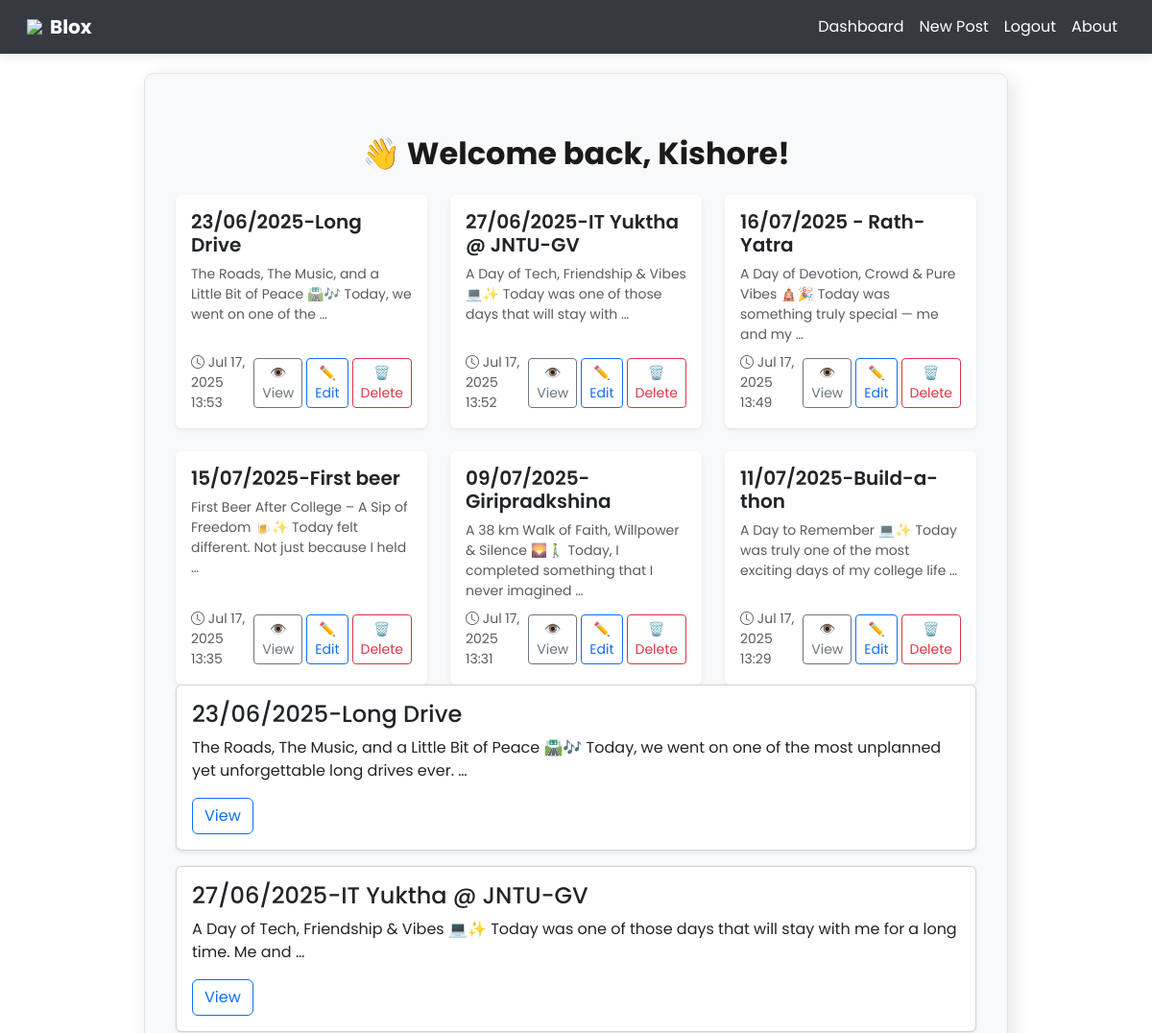
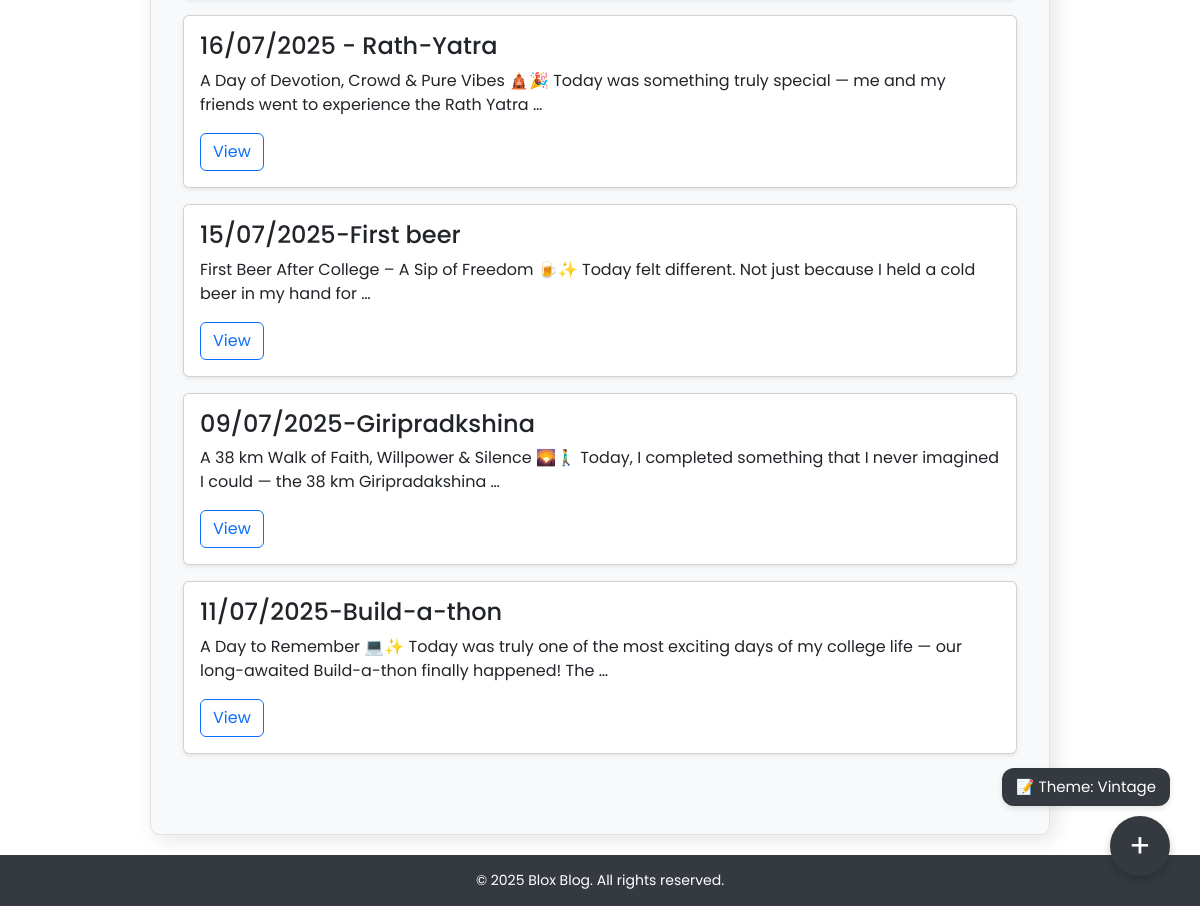
The app's page /dashboard/ (signed in) with its own data (2 pictures, top to bottom).
### blog/models.py (models this page shows)
class Post(models.Model):
    title = models.CharField(max_length=255)
    content = models.TextField()
    audio = models.FileField(upload_to='audios/', blank=True, null=True)
    created_at = models.DateTimeField(auto_now_add=True)
    author = models.ForeignKey(User, on_delete=models.CASCADE)

### blog/views.py (the view)
# urls.py: path('', views.dashboard, name='dashboard'),
@login_required
def dashboard(request):
    posts = Post.objects.filter(author=request.user).order_by('-created_at')
    return render(request, 'blog/dashboard.html', {'posts': posts})

### blog/templates/blog/dashboard.html (shortened to what this page needs)
{% extends 'blog/base.html' %}
{% block content %}
<div class="container py-4" data-aos="fade-up">
  <h2 class="mb-4 text-center fw-bold">👋 Welcome back, {{ user.username }}!</h2>
  {% if posts %}
    <div class="row g-4">
      {% for post in posts %}
        <div class="col-md-6 col-lg-4" data-aos="zoom-in-up">
          <div class="card h-100 shadow-sm border-0">
            <div class="card-body d-flex flex-column">
              <h5 class="card-title fw-semibold">{{ post.title|truncatechars:40 }}</h5>
              <p class="card-text text-muted small mb-2">
                {{ post.content|truncatewords:18 }}
              </p>
              <div class="mt-auto d-flex justify-content-between align-items-center">
                <small class="text-muted">
                  <i class="bi bi-clock"></i> {{ post.created_at|date:"M d, Y H:i" }}
                </small>
                <div class="d-flex">
                  <a href="{% url 'post_detail' post.id %}" class="btn btn-sm btn-outline-secondary me-1">
                    👁️ View
                  </a>
                  <a href="{% url 'post_edit' post.id %}" class="btn btn-sm btn-outline-primary me-1">
                    ✏️ Edit
                  </a>
                  <a href="{% url 'post_delete' post.id %}" class="btn btn-sm btn-outline-danger" onclick="return confirm('Are you sure you want to delete this post?');">
                    🗑️ Delete
                  </a>
                </div>
              </div>
            </div>
          </div>
        </div>
      {% endfor %}
    </div>
  {% else %}
    <div class="alert alert-info text-center" data-aos="fade-down">
      You haven’t created any blog posts yet. <a href="{% url 'post_create' %}" class="fw-bold">Start writing one!</a>
    </div>
  {% endif %}
  {% for post in posts %}
  <div class="card mb-3 shadow-sm">
    <div class="card-body">
      <h4 class="card-title">{{ post.title }}</h4>
      <p class="card-text">{{ post.content|truncatewords:25 }}</p>
      <a href="{% url 'post_detail' post.pk %}" class="btn btn-outline-primary">View</a>
    </div>
  </div>
{% endfor %}
</div>
{% endblock %}

### blog/templates/blog/base.html (style rules this page uses)
body.theme-professional { --bg-color: #ffffff; --text-color: #1a1a1a; --accent-color: #343a40; --paper-color: #f8f9fa; --border-color: #dee2e6; --font-family: 'Poppins', sans-serif; }
body { background: var(--bg-color); color: var(--text-color); font-family: var(--font-family); min-height: 100vh; display: flex; flex-direction: column; }

### records on screen
Post: title "23/06/2025-Long Drive", content "The Roads, The Music, and a Little Bit of Peace 🛣️🎶 Today, we went on one of the …", created_at "Jul 17, 2025 13:53", content "The Roads, The Music, and a Little Bit of Peace 🛣️🎶 Today, we went on one of the most unplanned yet unforgettable long drives ever. …"
Post: title "27/06/2025-IT Yuktha @ JNTU-GV", content "A Day of Tech, Friendship & Vibes 💻✨ Today was one of those days that will stay with …", created_at "Jul 17, 2025 13:52", content "A Day of Tech, Friendship & Vibes 💻✨ Today was one of those days that will stay with me for a long time. Me and …"
Post: title "16/07/2025 - Rath-Yatra", content "A Day of Devotion, Crowd & Pure Vibes 🛕🎉 Today was something truly special — me and my …", created_at "Jul 17, 2025 13:49", content "A Day of Devotion, Crowd & Pure Vibes 🛕🎉 Today was something truly special — me and my friends went to experience the Rath Yatra …"
Post: title "15/07/2025-First beer", content "First Beer After College – A Sip of Freedom 🍺✨ Today felt different. Not just because I held …", created_at "Jul 17, 2025 13:35", content "First Beer After College – A Sip of Freedom 🍺✨ Today felt different. Not just because I held a cold beer in my hand for …"
Post: title "09/07/2025-Giripradkshina", content "A 38 km Walk of Faith, Willpower & Silence 🌄🚶‍♂️ Today, I completed something that I never imagined …", created_at "Jul 17, 2025 13:31", content "A 38 km Walk of Faith, Willpower & Silence 🌄🚶‍♂️ Today, I completed something that I never imagined I could — the 38 km Giripradakshina …"
Post: title "11/07/2025-Build-a-thon", content "A Day to Remember 💻✨ Today was truly one of the most exciting days of my college life …", created_at "Jul 17, 2025 13:29", content "A Day to Remember 💻✨ Today was truly one of the most exciting days of my college life — our long-awaited Build-a-thon finally happened! The …"

### other values on screen
{{ user.username }} "Kishore"
{{ year|default:"2025" }} "2025"
